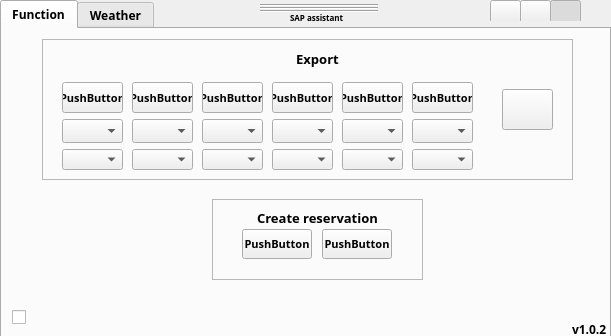
<?xml version="1.0" encoding="UTF-8"?>
<ui version="4.0">
 <class>Widget</class>
 <widget class="QWidget" name="Widget">
  <property name="geometry">
   <rect>
    <x>0</x>
    <y>0</y>
    <width>611</width>
    <height>336</height>
   </rect>
  </property>
  <property name="windowTitle">
   <string>Widget</string>
  </property>
  <widget class="QTabWidget" name="tabWidget">
   <property name="geometry">
    <rect>
     <x>0</x>
     <y>0</y>
     <width>611</width>
     <height>341</height>
    </rect>
   </property>
   <property name="font">
    <font>
     <family>Leelawadee</family>
     <pointsize>9</pointsize>
     <italic>false</italic>
     <bold>true</bold>
     <strikeout>false</strikeout>
    </font>
   </property>
   <property name="cursor">
    <cursorShape>ArrowCursor</cursorShape>
   </property>
   <property name="currentIndex">
    <number>0</number>
   </property>
   <widget class="QWidget" name="tab">
    <attribute name="title">
     <string>Function</string>
    </attribute>
    <widget class="QPushButton" name="button1">
     <property name="geometry">
      <rect>
       <x>60</x>
       <y>53</y>
       <width>61</width>
       <height>31</height>
      </rect>
     </property>
     <property name="font">
      <font>
       <family>Leelawadee</family>
       <pointsize>8</pointsize>
       <italic>false</italic>
       <bold>true</bold>
       <strikeout>false</strikeout>
      </font>
     </property>
     <property name="cursor">
      <cursorShape>PointingHandCursor</cursorShape>
     </property>
     <property name="toolTip">
      <string>&lt;html&gt;&lt;head/&gt;&lt;body&gt;&lt;p align=&quot;center&quot;&gt;&lt;span style=&quot; font-size:7pt;&quot;&gt;Right click to change file.&lt;/span&gt;&lt;/p&gt;&lt;p align=&quot;center&quot;&gt;&lt;span style=&quot; font-size:7pt;&quot;&gt;HotKey: Ctrl + Alt + 1&lt;/span&gt;&lt;/p&gt;&lt;/body&gt;&lt;/html&gt;</string>
     </property>
     <property name="text">
      <string>PushButton</string>
     </property>
    </widget>
    <widget class="QPushButton" name="button2">
     <property name="geometry">
      <rect>
       <x>130</x>
       <y>53</y>
       <width>61</width>
       <height>31</height>
      </rect>
     </property>
     <property name="font">
      <font>
       <family>Leelawadee</family>
       <pointsize>8</pointsize>
       <italic>false</italic>
       <bold>true</bold>
       <strikeout>false</strikeout>
      </font>
     </property>
     <property name="cursor">
      <cursorShape>PointingHandCursor</cursorShape>
     </property>
     <property name="toolTip">
      <string>&lt;html&gt;&lt;head/&gt;&lt;body&gt;&lt;p align=&quot;center&quot;&gt;&lt;span style=&quot; font-size:7pt;&quot;&gt;Right click to change file.&lt;/span&gt;&lt;/p&gt;&lt;p align=&quot;center&quot;&gt;&lt;span style=&quot; font-size:7pt;&quot;&gt;HotKey: Ctrl + Alt + 2&lt;/span&gt;&lt;/p&gt;&lt;/body&gt;&lt;/html&gt;</string>
     </property>
     <property name="text">
      <string>PushButton</string>
     </property>
    </widget>
    <widget class="QPushButton" name="button3">
     <property name="geometry">
      <rect>
       <x>200</x>
       <y>53</y>
       <width>61</width>
       <height>31</height>
      </rect>
     </property>
     <property name="font">
      <font>
       <family>Leelawadee</family>
       <pointsize>8</pointsize>
       <italic>false</italic>
       <bold>true</bold>
       <strikeout>false</strikeout>
      </font>
     </property>
     <property name="cursor">
      <cursorShape>PointingHandCursor</cursorShape>
     </property>
     <property name="toolTip">
      <string>&lt;html&gt;&lt;head/&gt;&lt;body&gt;&lt;p align=&quot;center&quot;&gt;&lt;span style=&quot; font-size:7pt;&quot;&gt;Right click to change file.&lt;/span&gt;&lt;/p&gt;&lt;p align=&quot;center&quot;&gt;&lt;span style=&quot; font-size:7pt;&quot;&gt;HotKey: Ctrl + Alt + 3&lt;/span&gt;&lt;/p&gt;&lt;/body&gt;&lt;/html&gt;</string>
     </property>
     <property name="text">
      <string>PushButton</string>
     </property>
    </widget>
    <widget class="QPushButton" name="button4">
     <property name="geometry">
      <rect>
       <x>270</x>
       <y>53</y>
       <width>61</width>
       <height>31</height>
      </rect>
     </property>
     <property name="font">
      <font>
       <family>Leelawadee</family>
       <pointsize>8</pointsize>
       <italic>false</italic>
       <bold>true</bold>
       <strikeout>false</strikeout>
      </font>
     </property>
     <property name="cursor">
      <cursorShape>PointingHandCursor</cursorShape>
     </property>
     <property name="toolTip">
      <string>&lt;html&gt;&lt;head/&gt;&lt;body&gt;&lt;p align=&quot;center&quot;&gt;&lt;span style=&quot; font-size:7pt;&quot;&gt;Right click to change file.&lt;/span&gt;&lt;/p&gt;&lt;p align=&quot;center&quot;&gt;&lt;span style=&quot; font-size:7pt;&quot;&gt;HotKey: Ctrl + Alt + 4&lt;/span&gt;&lt;/p&gt;&lt;/body&gt;&lt;/html&gt;</string>
     </property>
     <property name="text">
      <string>PushButton</string>
     </property>
    </widget>
    <widget class="QPushButton" name="button5">
     <property name="geometry">
      <rect>
       <x>340</x>
       <y>53</y>
       <width>61</width>
       <height>31</height>
      </rect>
     </property>
     <property name="font">
      <font>
       <family>Leelawadee</family>
       <pointsize>8</pointsize>
       <italic>false</italic>
       <bold>true</bold>
       <strikeout>false</strikeout>
      </font>
     </property>
     <property name="cursor">
      <cursorShape>PointingHandCursor</cursorShape>
     </property>
     <property name="toolTip">
      <string>&lt;html&gt;&lt;head/&gt;&lt;body&gt;&lt;p align=&quot;center&quot;&gt;&lt;span style=&quot; font-size:7pt;&quot;&gt;Right click to change file.&lt;/span&gt;&lt;/p&gt;&lt;p align=&quot;center&quot;&gt;&lt;span style=&quot; font-size:7pt;&quot;&gt;HotKey: Ctrl + Alt + 5&lt;/span&gt;&lt;/p&gt;&lt;/body&gt;&lt;/html&gt;</string>
     </property>
     <property name="text">
      <string>PushButton</string>
     </property>
    </widget>
    <widget class="QPushButton" name="button6">
     <property name="geometry">
      <rect>
       <x>410</x>
       <y>53</y>
       <width>61</width>
       <height>31</height>
      </rect>
     </property>
     <property name="font">
      <font>
       <family>Leelawadee</family>
       <pointsize>8</pointsize>
       <italic>false</italic>
       <bold>true</bold>
       <strikeout>false</strikeout>
      </font>
     </property>
     <property name="cursor">
      <cursorShape>PointingHandCursor</cursorShape>
     </property>
     <property name="toolTip">
      <string>&lt;html&gt;&lt;head/&gt;&lt;body&gt;&lt;p align=&quot;center&quot;&gt;&lt;span style=&quot; font-size:7pt;&quot;&gt;Right click to change file.&lt;/span&gt;&lt;/p&gt;&lt;p align=&quot;center&quot;&gt;&lt;span style=&quot; font-size:7pt;&quot;&gt;HotKey: Ctrl + Alt + 6&lt;/span&gt;&lt;/p&gt;&lt;/body&gt;&lt;/html&gt;</string>
     </property>
     <property name="text">
      <string>PushButton</string>
     </property>
    </widget>
    <widget class="QPushButton" name="button7">
     <property name="geometry">
      <rect>
       <x>240</x>
       <y>200</y>
       <width>70</width>
       <height>30</height>
      </rect>
     </property>
     <property name="font">
      <font>
       <family>Leelawadee</family>
       <pointsize>8</pointsize>
       <italic>false</italic>
       <bold>true</bold>
       <strikeout>false</strikeout>
      </font>
     </property>
     <property name="cursor">
      <cursorShape>PointingHandCursor</cursorShape>
     </property>
     <property name="toolTip">
      <string>&lt;html&gt;&lt;head/&gt;&lt;body&gt;&lt;p align=&quot;center&quot;&gt;&lt;span style=&quot; font-size:7pt;&quot;&gt;Right click to change file.&lt;/span&gt;&lt;/p&gt;&lt;p align=&quot;center&quot;&gt;&lt;span style=&quot; font-size:7pt;&quot;&gt;HotKey: Ctrl + Alt + 7&lt;/span&gt;&lt;/p&gt;&lt;/body&gt;&lt;/html&gt;</string>
     </property>
     <property name="text">
      <string>PushButton</string>
     </property>
    </widget>
    <widget class="QPushButton" name="button8">
     <property name="geometry">
      <rect>
       <x>320</x>
       <y>200</y>
       <width>70</width>
       <height>30</height>
      </rect>
     </property>
     <property name="font">
      <font>
       <family>Leelawadee</family>
       <pointsize>8</pointsize>
       <italic>false</italic>
       <bold>true</bold>
       <strikeout>false</strikeout>
      </font>
     </property>
     <property name="cursor">
      <cursorShape>PointingHandCursor</cursorShape>
     </property>
     <property name="toolTip">
      <string>&lt;html&gt;&lt;head/&gt;&lt;body&gt;&lt;p align=&quot;center&quot;&gt;&lt;span style=&quot; font-size:7pt;&quot;&gt;Right click to change file.&lt;/span&gt;&lt;/p&gt;&lt;p align=&quot;center&quot;&gt;&lt;span style=&quot; font-size:7pt;&quot;&gt;HotKey: Ctrl + Alt + 8&lt;/span&gt;&lt;/p&gt;&lt;/body&gt;&lt;/html&gt;</string>
     </property>
     <property name="text">
      <string>PushButton</string>
     </property>
    </widget>
    <widget class="QLabel" name="label_4">
     <property name="geometry">
      <rect>
       <x>570</x>
       <y>290</y>
       <width>71</width>
       <height>21</height>
      </rect>
     </property>
     <property name="toolTip">
      <string>&lt;html&gt;&lt;head/&gt;&lt;body&gt;&lt;p&gt;This application is a non-profitable project, and intended for personal use only.&lt;/p&gt;&lt;p&gt;M.E edition&lt;/p&gt;&lt;/body&gt;&lt;/html&gt;</string>
     </property>
     <property name="text">
      <string>v1.0.2</string>
     </property>
    </widget>
    <widget class="QLabel" name="serverLabel">
     <property name="geometry">
      <rect>
       <x>30</x>
       <y>280</y>
       <width>231</width>
       <height>16</height>
      </rect>
     </property>
     <property name="text">
      <string/>
     </property>
    </widget>
    <widget class="QPushButton" name="button9">
     <property name="geometry">
      <rect>
       <x>500</x>
       <y>60</y>
       <width>51</width>
       <height>41</height>
      </rect>
     </property>
     <property name="cursor">
      <cursorShape>PointingHandCursor</cursorShape>
     </property>
     <property name="toolTip">
      <string>&lt;html&gt;&lt;head/&gt;&lt;body&gt;&lt;p align=&quot;center&quot;&gt;Login&lt;/p&gt;&lt;p align=&quot;center&quot;&gt;Hotkey ctrl + alt + 0&lt;/p&gt;&lt;/body&gt;&lt;/html&gt;</string>
     </property>
     <property name="text">
      <string/>
     </property>
     <property name="icon">
      <iconset theme="QIcon::ThemeIcon::SystemLogOut"/>
     </property>
    </widget>
    <widget class="QCheckBox" name="connectionButton">
     <property name="geometry">
      <rect>
       <x>10</x>
       <y>280</y>
       <width>16</width>
       <height>16</height>
      </rect>
     </property>
     <property name="text">
      <string/>
     </property>
    </widget>
    <widget class="QComboBox" name="variantCombo_0">
     <property name="geometry">
      <rect>
       <x>60</x>
       <y>120</y>
       <width>61</width>
       <height>21</height>
      </rect>
     </property>
    </widget>
    <widget class="QComboBox" name="variantCombo_1">
     <property name="geometry">
      <rect>
       <x>130</x>
       <y>120</y>
       <width>61</width>
       <height>21</height>
      </rect>
     </property>
    </widget>
    <widget class="QComboBox" name="variantCombo_2">
     <property name="geometry">
      <rect>
       <x>200</x>
       <y>120</y>
       <width>61</width>
       <height>21</height>
      </rect>
     </property>
    </widget>
    <widget class="QComboBox" name="variantCombo_3">
     <property name="geometry">
      <rect>
       <x>270</x>
       <y>120</y>
       <width>61</width>
       <height>21</height>
      </rect>
     </property>
    </widget>
    <widget class="QComboBox" name="variantCombo_4">
     <property name="geometry">
      <rect>
       <x>340</x>
       <y>120</y>
       <width>61</width>
       <height>21</height>
      </rect>
     </property>
    </widget>
    <widget class="QComboBox" name="variantCombo_5">
     <property name="geometry">
      <rect>
       <x>410</x>
       <y>120</y>
       <width>61</width>
       <height>21</height>
      </rect>
     </property>
    </widget>
    <widget class="QComboBox" name="variantCombo_6">
     <property name="geometry">
      <rect>
       <x>60</x>
       <y>90</y>
       <width>61</width>
       <height>24</height>
      </rect>
     </property>
    </widget>
    <widget class="QComboBox" name="variantCombo_7">
     <property name="geometry">
      <rect>
       <x>130</x>
       <y>90</y>
       <width>61</width>
       <height>24</height>
      </rect>
     </property>
    </widget>
    <widget class="QComboBox" name="variantCombo_8">
     <property name="geometry">
      <rect>
       <x>200</x>
       <y>90</y>
       <width>61</width>
       <height>24</height>
      </rect>
     </property>
    </widget>
    <widget class="QComboBox" name="variantCombo_9">
     <property name="geometry">
      <rect>
       <x>270</x>
       <y>90</y>
       <width>61</width>
       <height>24</height>
      </rect>
     </property>
    </widget>
    <widget class="QComboBox" name="variantCombo_10">
     <property name="geometry">
      <rect>
       <x>340</x>
       <y>90</y>
       <width>61</width>
       <height>24</height>
      </rect>
     </property>
    </widget>
    <widget class="QComboBox" name="variantCombo_11">
     <property name="geometry">
      <rect>
       <x>410</x>
       <y>90</y>
       <width>61</width>
       <height>24</height>
      </rect>
     </property>
    </widget>
    <widget class="QFrame" name="frame">
     <property name="geometry">
      <rect>
       <x>40</x>
       <y>10</y>
       <width>531</width>
       <height>141</height>
      </rect>
     </property>
     <property name="frameShape">
      <enum>QFrame::Shape::StyledPanel</enum>
     </property>
     <property name="frameShadow">
      <enum>QFrame::Shadow::Raised</enum>
     </property>
     <widget class="QLabel" name="label">
      <property name="geometry">
       <rect>
        <x>240</x>
        <y>10</y>
        <width>71</width>
        <height>21</height>
       </rect>
      </property>
      <property name="text">
       <string>&lt;html&gt;&lt;head/&gt;&lt;body&gt;&lt;p align=&quot;center&quot;&gt;&lt;span style=&quot; font-size:10pt;&quot;&gt;Export&lt;/span&gt;&lt;/p&gt;&lt;/body&gt;&lt;/html&gt;</string>
      </property>
     </widget>
    </widget>
    <widget class="QFrame" name="frame_2">
     <property name="geometry">
      <rect>
       <x>210</x>
       <y>170</y>
       <width>211</width>
       <height>81</height>
      </rect>
     </property>
     <property name="frameShape">
      <enum>QFrame::Shape::StyledPanel</enum>
     </property>
     <property name="frameShadow">
      <enum>QFrame::Shadow::Raised</enum>
     </property>
     <widget class="QLabel" name="label_2">
      <property name="geometry">
       <rect>
        <x>40</x>
        <y>10</y>
        <width>131</width>
        <height>16</height>
       </rect>
      </property>
      <property name="font">
       <font>
        <family>Leelawadee</family>
        <pointsize>10</pointsize>
        <italic>false</italic>
        <bold>true</bold>
        <strikeout>false</strikeout>
       </font>
      </property>
      <property name="text">
       <string>&lt;html&gt;&lt;head/&gt;&lt;body&gt;&lt;p align=&quot;center&quot;&gt;Create reservation&lt;/p&gt;&lt;/body&gt;&lt;/html&gt;</string>
      </property>
     </widget>
    </widget>
    <zorder>frame_2</zorder>
    <zorder>frame</zorder>
    <zorder>button1</zorder>
    <zorder>button2</zorder>
    <zorder>button3</zorder>
    <zorder>button4</zorder>
    <zorder>button5</zorder>
    <zorder>button6</zorder>
    <zorder>button7</zorder>
    <zorder>button8</zorder>
    <zorder>label_4</zorder>
    <zorder>serverLabel</zorder>
    <zorder>button9</zorder>
    <zorder>connectionButton</zorder>
    <zorder>variantCombo_0</zorder>
    <zorder>variantCombo_1</zorder>
    <zorder>variantCombo_2</zorder>
    <zorder>variantCombo_3</zorder>
    <zorder>variantCombo_4</zorder>
    <zorder>variantCombo_5</zorder>
    <zorder>variantCombo_6</zorder>
    <zorder>variantCombo_7</zorder>
    <zorder>variantCombo_8</zorder>
    <zorder>variantCombo_9</zorder>
    <zorder>variantCombo_10</zorder>
    <zorder>variantCombo_11</zorder>
   </widget>
   <widget class="QWidget" name="tab_2">
    <attribute name="title">
     <string>Weather</string>
    </attribute>
    <widget class="QTableView" name="logTableView">
     <property name="geometry">
      <rect>
       <x>0</x>
       <y>0</y>
       <width>461</width>
       <height>311</height>
      </rect>
     </property>
     <property name="maximumSize">
      <size>
       <width>16777215</width>
       <height>16777215</height>
      </size>
     </property>
     <property name="font">
      <font>
       <family>Leelawadee</family>
       <pointsize>8</pointsize>
       <italic>false</italic>
       <bold>false</bold>
       <strikeout>false</strikeout>
      </font>
     </property>
     <property name="verticalScrollBarPolicy">
      <enum>Qt::ScrollBarPolicy::ScrollBarAsNeeded</enum>
     </property>
     <property name="horizontalScrollBarPolicy">
      <enum>Qt::ScrollBarPolicy::ScrollBarAlwaysOff</enum>
     </property>
     <property name="gridStyle">
      <enum>Qt::PenStyle::SolidLine</enum>
     </property>
     <attribute name="horizontalHeaderDefaultSectionSize">
      <number>100</number>
     </attribute>
     <attribute name="verticalHeaderDefaultSectionSize">
      <number>19</number>
     </attribute>
    </widget>
    <widget class="QLabel" name="label_5">
     <property name="geometry">
      <rect>
       <x>570</x>
       <y>290</y>
       <width>71</width>
       <height>21</height>
      </rect>
     </property>
     <property name="toolTip">
      <string>&lt;html&gt;&lt;head/&gt;&lt;body&gt;&lt;p&gt;This application is a non-profitable project, and intended for personal use only.&lt;/p&gt;&lt;p&gt;M.E edition&lt;/p&gt;&lt;/body&gt;&lt;/html&gt;</string>
     </property>
     <property name="text">
      <string>v1.0.2</string>
     </property>
    </widget>
    <widget class="QPushButton" name="copyButton">
     <property name="geometry">
      <rect>
       <x>470</x>
       <y>50</y>
       <width>21</width>
       <height>21</height>
      </rect>
     </property>
     <property name="cursor">
      <cursorShape>PointingHandCursor</cursorShape>
     </property>
     <property name="toolTip">
      <string>&lt;html&gt;&lt;head/&gt;&lt;body&gt;&lt;p align=&quot;center&quot;&gt;Copy current day.&lt;/p&gt;&lt;/body&gt;&lt;/html&gt;</string>
     </property>
     <property name="text">
      <string/>
     </property>
     <property name="icon">
      <iconset theme="QIcon::ThemeIcon::EditCopy"/>
     </property>
    </widget>
    <widget class="QPushButton" name="clearButton">
     <property name="geometry">
      <rect>
       <x>470</x>
       <y>90</y>
       <width>20</width>
       <height>20</height>
      </rect>
     </property>
     <property name="cursor">
      <cursorShape>PointingHandCursor</cursorShape>
     </property>
     <property name="toolTip">
      <string>&lt;html&gt;&lt;head/&gt;&lt;body&gt;&lt;p align=&quot;center&quot;&gt;Refresh&lt;/p&gt;&lt;/body&gt;&lt;/html&gt;</string>
     </property>
     <property name="text">
      <string/>
     </property>
     <property name="icon">
      <iconset theme="QIcon::ThemeIcon::SystemReboot"/>
     </property>
    </widget>
    <widget class="QPushButton" name="settingsButton">
     <property name="geometry">
      <rect>
       <x>470</x>
       <y>10</y>
       <width>21</width>
       <height>21</height>
      </rect>
     </property>
     <property name="cursor">
      <cursorShape>PointingHandCursor</cursorShape>
     </property>
     <property name="toolTip">
      <string>&lt;html&gt;&lt;head/&gt;&lt;body&gt;&lt;p align=&quot;center&quot;&gt;Change coordinates&lt;/p&gt;&lt;/body&gt;&lt;/html&gt;</string>
     </property>
     <property name="text">
      <string/>
     </property>
     <property name="icon">
      <iconset theme="QIcon::ThemeIcon::DocumentSaveAs"/>
     </property>
    </widget>
   </widget>
  </widget>
  <widget class="QWidget" name="dragWidget" native="true">
   <property name="geometry">
    <rect>
     <x>140</x>
     <y>0</y>
     <width>471</width>
     <height>21</height>
    </rect>
   </property>
   <widget class="Line" name="line">
    <property name="geometry">
     <rect>
      <x>120</x>
      <y>10</y>
      <width>118</width>
      <height>3</height>
     </rect>
    </property>
    <property name="orientation">
     <enum>Qt::Orientation::Horizontal</enum>
    </property>
   </widget>
   <widget class="Line" name="line_2">
    <property name="geometry">
     <rect>
      <x>120</x>
      <y>7</y>
      <width>118</width>
      <height>3</height>
     </rect>
    </property>
    <property name="orientation">
     <enum>Qt::Orientation::Horizontal</enum>
    </property>
   </widget>
   <widget class="Line" name="line_3">
    <property name="geometry">
     <rect>
      <x>120</x>
      <y>4</y>
      <width>118</width>
      <height>3</height>
     </rect>
    </property>
    <property name="orientation">
     <enum>Qt::Orientation::Horizontal</enum>
    </property>
   </widget>
   <widget class="QLabel" name="label_3">
    <property name="geometry">
     <rect>
      <x>150</x>
      <y>10</y>
      <width>61</width>
      <height>16</height>
     </rect>
    </property>
    <property name="font">
     <font>
      <family>Leelawadee</family>
      <pointsize>6</pointsize>
      <italic>false</italic>
      <bold>true</bold>
      <strikeout>false</strikeout>
     </font>
    </property>
    <property name="text">
     <string>SAP assistant</string>
    </property>
   </widget>
   <widget class="QToolButton" name="AOT">
    <property name="geometry">
     <rect>
      <x>410</x>
      <y>0</y>
      <width>31</width>
      <height>23</height>
     </rect>
    </property>
    <property name="font">
     <font>
      <kerning>true</kerning>
     </font>
    </property>
    <property name="cursor">
     <cursorShape>ArrowCursor</cursorShape>
    </property>
    <property name="toolTip">
     <string>Always on top</string>
    </property>
    <property name="styleSheet">
     <string notr="true"/>
    </property>
    <property name="text">
     <string/>
    </property>
    <property name="iconSize">
     <size>
      <width>20</width>
      <height>20</height>
     </size>
    </property>
    <property name="checkable">
     <bool>true</bool>
    </property>
    <property name="checked">
     <bool>true</bool>
    </property>
    <property name="toolButtonStyle">
     <enum>Qt::ToolButtonStyle::ToolButtonIconOnly</enum>
    </property>
    <property name="autoRaise">
     <bool>false</bool>
    </property>
   </widget>
   <widget class="QPushButton" name="Exit">
    <property name="geometry">
     <rect>
      <x>440</x>
      <y>0</y>
      <width>31</width>
      <height>23</height>
     </rect>
    </property>
    <property name="cursor">
     <cursorShape>ArrowCursor</cursorShape>
    </property>
    <property name="toolTip">
     <string>Close</string>
    </property>
    <property name="text">
     <string/>
    </property>
    <property name="icon">
     <iconset theme="QIcon::ThemeIcon::EditClear"/>
    </property>
    <property name="iconSize">
     <size>
      <width>14</width>
      <height>14</height>
     </size>
    </property>
    <property name="flat">
     <bool>true</bool>
    </property>
   </widget>
   <widget class="QPushButton" name="minimizeButton">
    <property name="geometry">
     <rect>
      <x>380</x>
      <y>0</y>
      <width>31</width>
      <height>23</height>
     </rect>
    </property>
    <property name="font">
     <font>
      <pointsize>12</pointsize>
      <bold>false</bold>
     </font>
    </property>
    <property name="cursor">
     <cursorShape>ArrowCursor</cursorShape>
    </property>
    <property name="text">
     <string/>
    </property>
    <property name="icon">
     <iconset theme="QIcon::ThemeIcon::ListRemove"/>
    </property>
   </widget>
   <widget class="QPushButton" name="openSettingsBtn">
    <property name="geometry">
     <rect>
      <x>350</x>
      <y>0</y>
      <width>31</width>
      <height>23</height>
     </rect>
    </property>
    <property name="cursor">
     <cursorShape>ArrowCursor</cursorShape>
    </property>
    <property name="text">
     <string/>
    </property>
   </widget>
   <zorder>label_3</zorder>
   <zorder>line_3</zorder>
   <zorder>line_2</zorder>
   <zorder>line</zorder>
   <zorder>AOT</zorder>
   <zorder>Exit</zorder>
   <zorder>minimizeButton</zorder>
   <zorder>openSettingsBtn</zorder>
  </widget>
 </widget>
 <resources/>
 <connections/>
</ui>
